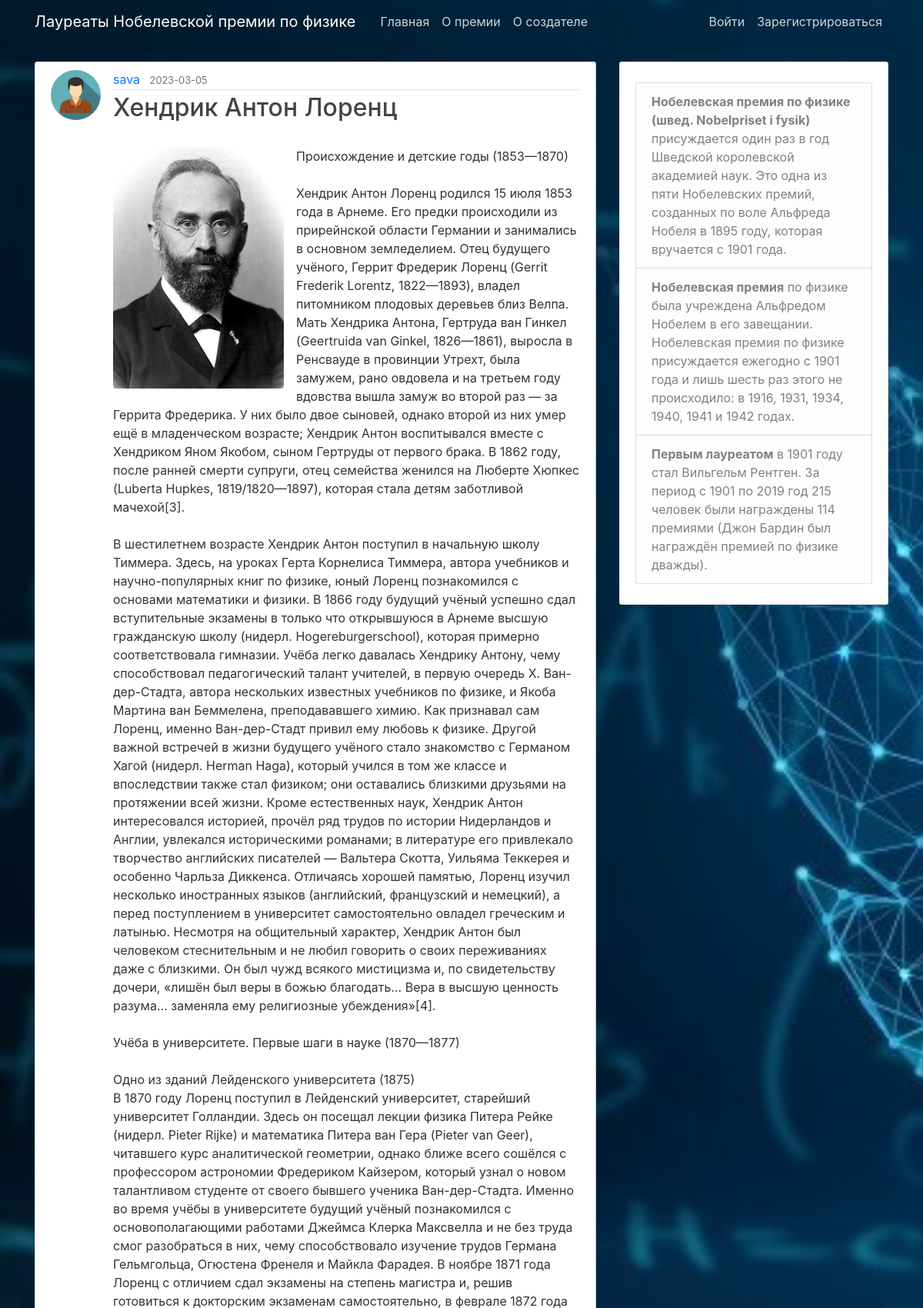
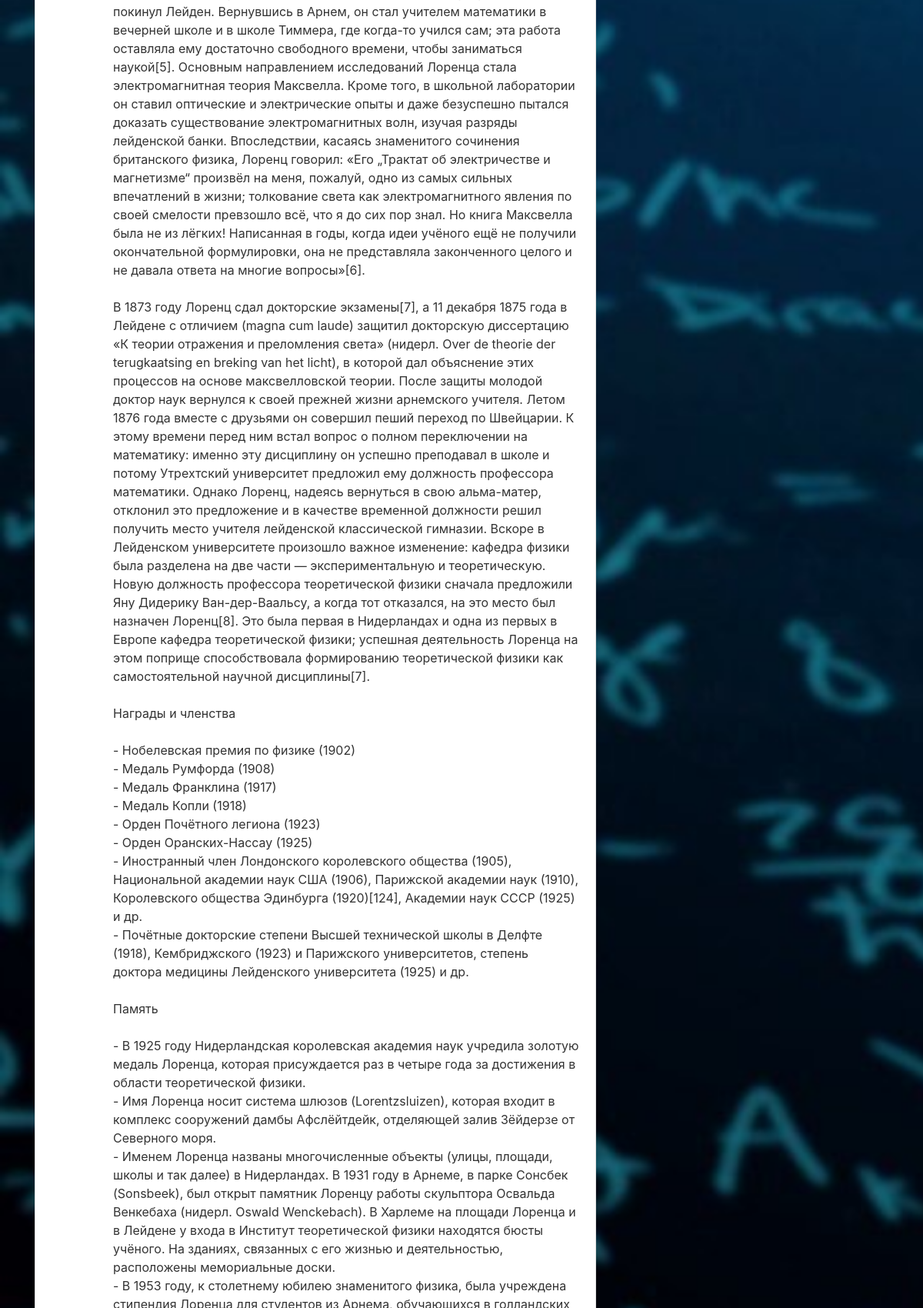
Screenshot of /post/2 (upper part) with the database file from the repository (2 pictures, top to bottom).
### blog/models.py (models this page shows, shortened)
class User(db.Model, UserMixin):
    id = db.Column(db.Integer, primary_key=True)
    username = db.Column(db.String(20), unique = True, nullable = False )
    email = db.Column(db.String(120), unique = True, nullable = False )
    image_file = db.Column(db.String(20), nullable=False, default='default.jpeg')
    password = db.Column(db.String(60), nullable = False)
    posts = db.relationship('Post', backref='author', lazy=True)

class Post(db.Model):
    id = db.Column(db.Integer, primary_key=True)
    title = db.Column(db.String(100), nullable=False)
    date_posted = db.Column(db.DateTime, nullable = False, default = datetime.utcnow)
    content = db.Column(db.Text, nullable=False)
    media = db.Column(db.String(100), nullable=False, default="no_image_available.png")
    user_id = db.Column(db.Integer, db.ForeignKey('user.id'), nullable=False)

### blog/posts/routes.py (the view)
@posts.route("/post/<int:post_id>")
def post(post_id):
    post = Post.query.get_or_404(post_id)
    return render_template('post.html', title=post.title, post=post)

### blog/templates/post.html (shortened to what this page needs)
{% extends "layout.html" %}
{% block content %}
        <article class="media content-section">
            <img src="{{ url_for('static', filename='profile_pics/'+ post.author.image_file) }}" alt="" class="rounded-circle article-img">
            <div class="media-body">
                <div class="article-metadata">
                    <a href="{{url_for('users.user_posts', username=post.author.username)}}" class="mr-2">
                        {{post.author.username}}
                    </a>
                    <small class="text-muted">
                        {{post.date_posted.strftime('%Y-%m-%d')}}
                    </small>
                </div>
                <h2 class="article-title">
                    {{post.title}}
                </h2>
                <div class="float-left box pr-3 pt-4">
                    <img src="/static/img/{{post.media}}" class="rounded float-left" alt="{{post.media}}" width="222">
                </div>
                <p class="article-content">
                </p>
            </div>
        </article>
{% endblock content %}

### blog/static/css/main.css (style rules this page uses)
body { background: url(../img/phisics.jpg); background-size: cover; color: #333333; margin-top: 5rem; background-repeat: no-repeat; }
h1, h2, h3, h4, h5, h6 { color: #444444; }
.content-section { background: #ffffff; padding: 10px 20px; border: 1px solid #dddddd; border-radius: 3px; margin-bottom: 20px; }
.article-title { color: #444444; }
.article-content { white-space: pre-line; }
.article-img { height: 65px; width: 65px; margin-right: 16px; }
.article-metadata { padding-bottom: 1px; margin-bottom: 4px; border-bottom: 1px solid #e3e3e3 }

### rows the page displays
User: image_file (placeholder picture), author.username "sava"
Post: date_posted "2023-03-05", title "Хендрик Антон Лоренц", media (picture)
